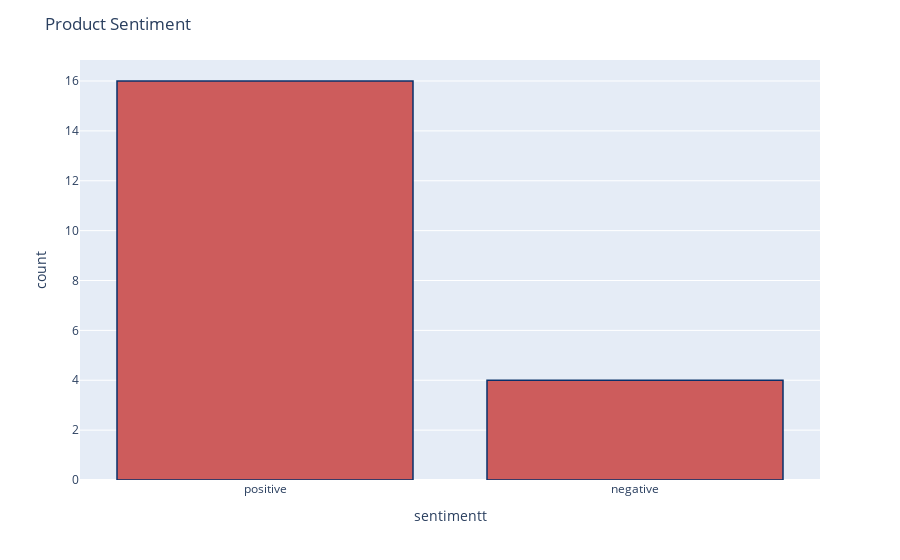

Notebook code cell kept with this figure:
### Code cell
df['sentimentt'] = df['sentiment'].replace({-1 : 'negative'})
df['sentimentt'] = df['sentimentt'].replace({1 : 'positive'})
fig = px.histogram(df, x="sentimentt")
fig.update_traces(marker_color="indianred",marker_line_color='rgb(8,48,107)',
                  marker_line_width=1.5)
fig.update_layout(title_text='Product Sentiment')
fig.show()

### Figure 1 — Plotly figure (JSON) as saved in the notebook; plotly's stock layout.template omitted (floating-point values rounded to 4 significant figures)
{"data": [{"alignmentgroup": "True", "bingroup": "x", "hovertemplate": "sentimentt=%{x}<br>count=%{y}<extra></extra>", "legendgroup": "", "marker": {"color": "indianred", "line": {"color": "rgb(8,48,107)", "width": 1.5}, "pattern": {"shape": ""}}, "name": "", "offsetgroup": "", "orientation": "v", "showlegend": false, "type": "histogram", "x": ["positive", "negative", "positive", "negative", "positive", "positive", "positive", "positive", "positive", "positive", "positive", "positive", "negative", "positive", "positive", "positive", "negative", "positive", "positive", "positive"], "xaxis": "x", "yaxis": "y"}], "layout": {"barmode": "relative", "legend": {"tracegroupgap": 0}, "margin": {"t": 60}, "title": {"text": "Product Sentiment"}, "xaxis": {"anchor": "y", "domain": [0, 1], "title": {"text": "sentimentt"}}, "yaxis": {"anchor": "x", "domain": [0, 1], "title": {"text": "count"}}}}
